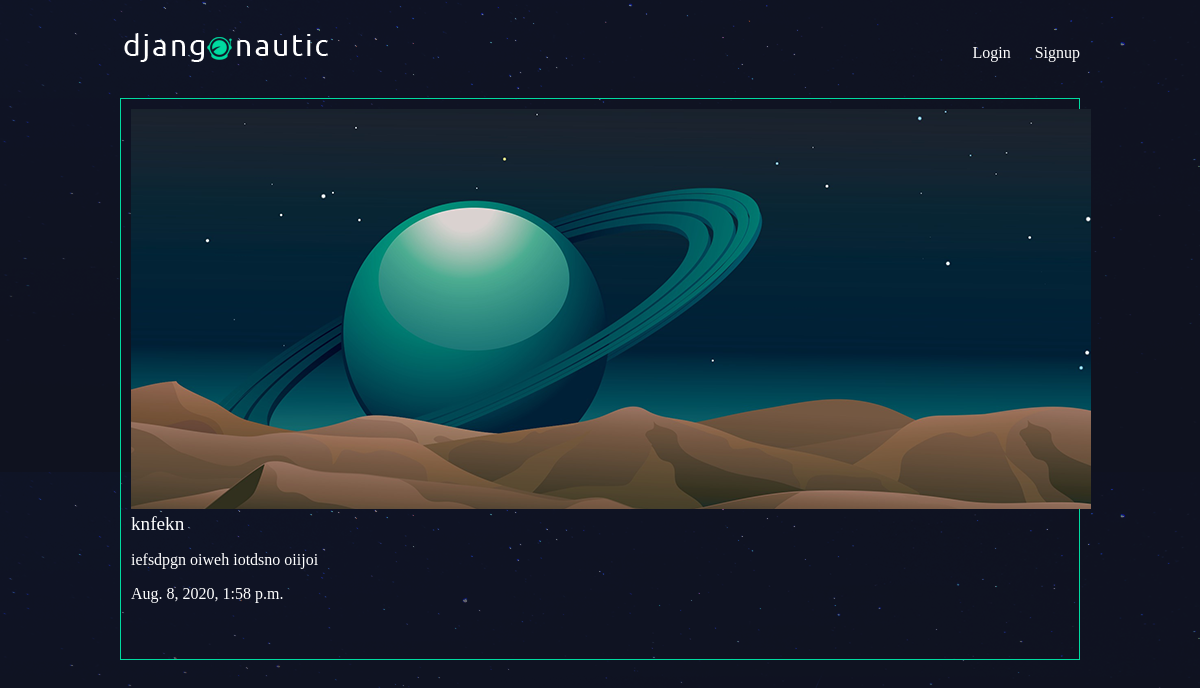
/articles/oinfq/, run on the app's committed database.
### articles/models.py (models this page shows, shortened)
class Article(models.Model):
    title=models.CharField(max_length=100)
    slug=models.SlugField()
    body=models.TextField()
    date=models.DateTimeField(auto_now_add=True)
    thumb=models.ImageField(default='default.png',blank=True)
    author=models.ForeignKey(User,default=None)

### articles/views.py (the view)
# urls.py: url(r'^(?P<slug>[\w-]+)/$',views.article_detail,name="detail"),
def article_detail(request,slug):
    article= Article.objects.get(slug=slug)
    return render(request,'articles/article_detail.html',{'article':article})

### articles/templates/articles/article_detail.html
{% extends 'base_layout.html' %}
{% block content %}
<div class="article-detail">
    <div class="article">
        <img src="{{ article.thumb.url }}">
        <h2>{{article.title}}</h2>
        <p>{{article.body}}</p>
        <p>{{article.date}}</p>
    </div>
</div>
{% endblock %}

### assets/styles.css (style rules this page uses)
body { background-color: #0f121f; background-image: url(stars.png); color: #fff; }
body * { font-family: Ubuntu; }
h1, h2, h3, h4, h5 { font-weight: normal; margin: 0; }
.article { padding: 10px; border: 1px solid #00dba0; position: relative; padding-bottom: 40px; }
.article h2 { font-size: 1.2em; }

### data on the page
Article: thumb (placeholder picture), title "knfekn", body "iefsdpgn oiweh iotdsno oiijoi", date "Aug. 8, 2020, 1:58 p.m."
